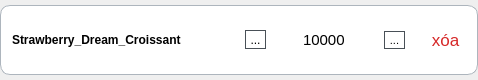
<?xml version="1.0" encoding="UTF-8"?>
<ui version="4.0">
 <class>CartItemWidget</class>
 <widget class="QWidget" name="CartItemWidget">
  <property name="geometry">
   <rect>
    <x>0</x>
    <y>0</y>
    <width>478</width>
    <height>80</height>
   </rect>
  </property>
  <property name="windowTitle">
   <string>Form</string>
  </property>
  <layout class="QVBoxLayout" name="verticalLayout">
   <property name="leftMargin">
    <number>0</number>
   </property>
   <property name="topMargin">
    <number>0</number>
   </property>
   <property name="rightMargin">
    <number>0</number>
   </property>
   <property name="bottomMargin">
    <number>0</number>
   </property>
   <item>
    <widget class="QFrame" name="frame_19">
     <property name="maximumSize">
      <size>
       <width>500</width>
       <height>70</height>
      </size>
     </property>
     <property name="styleSheet">
      <string notr="true">border: 1px solid #adb5bd;
border-radius: 10px;
background-color: rgb(255, 255, 255);</string>
     </property>
     <property name="frameShape">
      <enum>QFrame::StyledPanel</enum>
     </property>
     <property name="frameShadow">
      <enum>QFrame::Raised</enum>
     </property>
     <layout class="QHBoxLayout" name="horizontalLayout_9">
      <property name="spacing">
       <number>18</number>
      </property>
      <property name="leftMargin">
       <number>11</number>
      </property>
      <property name="topMargin">
       <number>0</number>
      </property>
      <property name="bottomMargin">
       <number>0</number>
      </property>
      <item>
       <widget class="QLabel" name="item_name_label">
        <property name="maximumSize">
         <size>
          <width>16777215</width>
          <height>70</height>
         </size>
        </property>
        <property name="font">
         <font>
          <pointsize>9</pointsize>
          <weight>75</weight>
          <bold>true</bold>
         </font>
        </property>
        <property name="styleSheet">
         <string notr="true">border: none;</string>
        </property>
        <property name="text">
         <string>Strawberry_Dream_Croissant</string>
        </property>
        <property name="wordWrap">
         <bool>true</bool>
        </property>
       </widget>
      </item>
      <item>
       <widget class="QFrame" name="frame_25">
        <property name="maximumSize">
         <size>
          <width>160</width>
          <height>16777215</height>
         </size>
        </property>
        <property name="font">
         <font>
          <pointsize>9</pointsize>
         </font>
        </property>
        <property name="styleSheet">
         <string notr="true">border: none;</string>
        </property>
        <property name="frameShape">
         <enum>QFrame::StyledPanel</enum>
        </property>
        <property name="frameShadow">
         <enum>QFrame::Raised</enum>
        </property>
        <layout class="QHBoxLayout" name="horizontalLayout_10">
         <property name="spacing">
          <number>0</number>
         </property>
         <property name="leftMargin">
          <number>0</number>
         </property>
         <property name="topMargin">
          <number>0</number>
         </property>
         <property name="rightMargin">
          <number>0</number>
         </property>
         <property name="bottomMargin">
          <number>0</number>
         </property>
         <item>
          <widget class="QToolButton" name="minus_btn">
           <property name="cursor">
            <cursorShape>PointingHandCursor</cursorShape>
           </property>
           <property name="styleSheet">
            <string notr="true">border-radius: 13px;
border: 1px solid #495057;</string>
           </property>
           <property name="text">
            <string>...</string>
           </property>
           <property name="icon">
            <iconset resource="../../../resources/resources.qrc">
             <normaloff>:/UI/icons/minus.svg</normaloff>:/UI/icons/minus.svg</iconset>
           </property>
           <property name="iconSize">
            <size>
             <width>22</width>
             <height>22</height>
            </size>
           </property>
          </widget>
         </item>
         <item>
          <widget class="QLineEdit" name="screen_cnt">
           <property name="sizePolicy">
            <sizepolicy hsizetype="Expanding" vsizetype="Preferred">
             <horstretch>0</horstretch>
             <verstretch>0</verstretch>
            </sizepolicy>
           </property>
           <property name="maximumSize">
            <size>
             <width>16777215</width>
             <height>50</height>
            </size>
           </property>
           <property name="font">
            <font>
             <pointsize>11</pointsize>
            </font>
           </property>
           <property name="text">
            <string>10000</string>
           </property>
           <property name="alignment">
            <set>Qt::AlignCenter</set>
           </property>
          </widget>
         </item>
         <item>
          <widget class="QToolButton" name="plus_btn">
           <property name="font">
            <font>
             <pointsize>8</pointsize>
            </font>
           </property>
           <property name="cursor">
            <cursorShape>PointingHandCursor</cursorShape>
           </property>
           <property name="styleSheet">
            <string notr="true">border-radius: 13px;
border: 1px solid #495057;</string>
           </property>
           <property name="text">
            <string>...</string>
           </property>
           <property name="icon">
            <iconset resource="../../../resources/resources.qrc">
             <normaloff>:/UI/icons/plus.svg</normaloff>:/UI/icons/plus.svg</iconset>
           </property>
           <property name="iconSize">
            <size>
             <width>22</width>
             <height>22</height>
            </size>
           </property>
          </widget>
         </item>
        </layout>
       </widget>
      </item>
      <item>
       <widget class="QToolButton" name="delete_btn">
        <property name="minimumSize">
         <size>
          <width>45</width>
          <height>55</height>
         </size>
        </property>
        <property name="font">
         <font>
          <pointsize>13</pointsize>
         </font>
        </property>
        <property name="cursor">
         <cursorShape>PointingHandCursor</cursorShape>
        </property>
        <property name="styleSheet">
         <string notr="true">#delete_btn{
border: none;
color: #d62828;
}</string>
        </property>
        <property name="text">
         <string>xóa</string>
        </property>
       </widget>
      </item>
     </layout>
    </widget>
   </item>
  </layout>
 </widget>
 <resources>
  <include location="../../../resources/resources.qrc"/>
 </resources>
 <connections/>
</ui>
